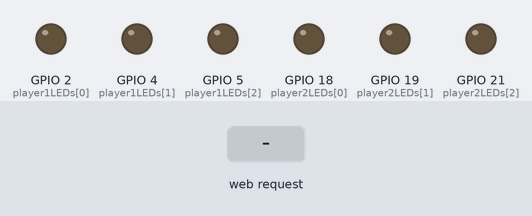
This sketch was run on a simulated ESP32. Parts: output pins drawn as LEDs (lit = HIGH). The test bench sets the inputs (shaded band). What the sketch prints to the serial monitor is not drawn.

Above: at 1.2 s.
1.3 s: HTTP request GET /p1led0 received
At 1.8 s:
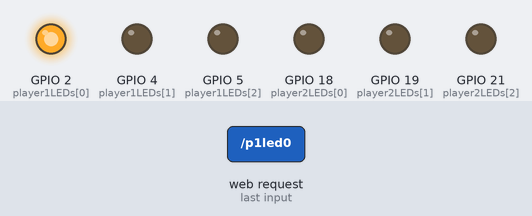
2.8 s: HTTP request GET /p1led1 received
At 4.0 s:
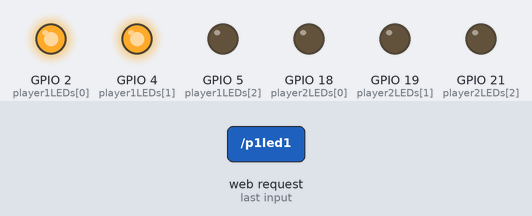
4.3 s: HTTP request GET /p1led2 received
At 5.3 s:
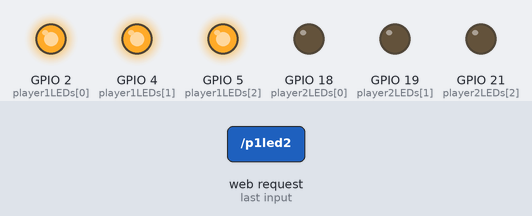
5.8 s: HTTP request GET /p2led0 received
At 6.4 s:
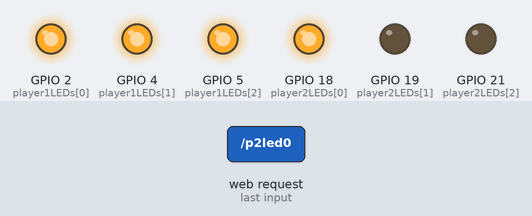
7.3 s: HTTP request GET /p2led1 received
At 7.6 s:
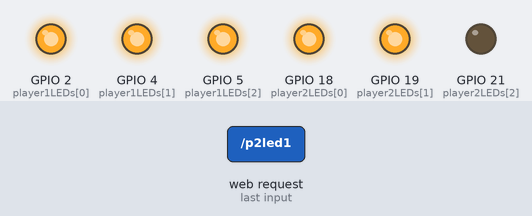
8.8 s: HTTP request GET /p2led2 received
At 9.9 s:
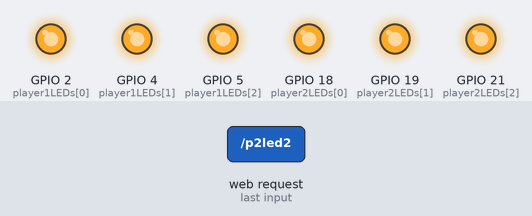
Timing chart, 0 to 11.3 s (numbered marks = the images above; inputs shaded):
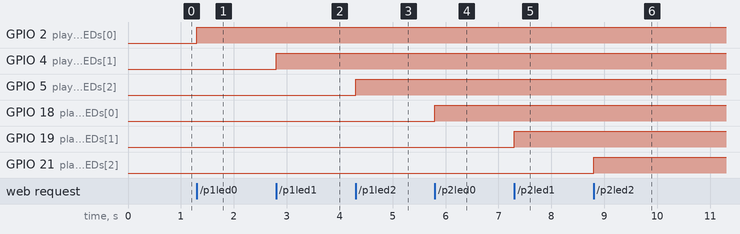

Measured:
- after the input at 1.3 s, GPIO 2 (player1LEDs[0]): LOW → HIGH at once
- after the input at 2.8 s, GPIO 4 (player1LEDs[1]): LOW → HIGH at once
- after the input at 4.3 s, GPIO 5 (player1LEDs[2]): LOW → HIGH at once
- after the input at 5.8 s, GPIO 18 (player2LEDs[0]): LOW → HIGH at once
- after the input at 7.3 s, GPIO 19 (player2LEDs[1]): LOW → HIGH at once
- after the input at 8.8 s, GPIO 21 (player2LEDs[2]): LOW → HIGH at once

The sketch:

led_reaction_game.ino
```cpp
#include <WiFi.h>
#include <WebServer.h>

// Replace with your network credentials
const char* ssid = "ESP32_Game";
const char* password = "12345678";

WebServer server(80);

// LED pins
const int player1LEDs[3] = {2, 4, 5};
const int player2LEDs[3] = {18, 19, 21};

// Scores
int player1Score = 0;
int player2Score = 0;

void handleRoot() {
  String html = "<!DOCTYPE html><html><head><title>2 Player LED Game</title>";
  html += "<style>body{text-align:center;font-family:Arial;}button{padding:15px;margin:10px;font-size:18px;}</style></head><body>";
  html += "<h1>2 Player LED Game</h1>";

  // Player 1 controls
  html += "<h2>Player 1</h2>";
  for (int i = 0; i < 3; i++) {
    html += "<button onclick=\"location.href='/p1led" + String(i) + "'\">LED " + String(i+1) + "</button>";
  }
  html += "<p>Score: " + String(player1Score) + "</p>";

  // Player 2 controls
  html += "<h2>Player 2</h2>";
  for (int i = 0; i < 3; i++) {
    html += "<button onclick=\"location.href='/p2led" + String(i) + "'\">LED " + String(i+1) + "</button>";
  }
  html += "<p>Score: " + String(player2Score) + "</p>";

  // Reset button
  html += "<h2>Game Controls</h2>";
  html += "<button style='background:red;color:white' onclick=\"location.href='/reset'\">Reset</button>";

  html += "</body></html>";
  server.send(200, "text/html", html);
}

void handleP1Led(int ledIndex) {
  digitalWrite(player1LEDs[ledIndex], !digitalRead(player1LEDs[ledIndex]));
  player1Score++;
  handleRoot();
}

void handleP2Led(int ledIndex) {
  digitalWrite(player2LEDs[ledIndex], !digitalRead(player2LEDs[ledIndex]));
  player2Score++;
  handleRoot();
}

void handleReset() {
  player1Score = 0;
  player2Score = 0;

  // Turn off all LEDs
  for (int i = 0; i < 3; i++) {
    digitalWrite(player1LEDs[i], LOW);
    digitalWrite(player2LEDs[i], LOW);
  }

  handleRoot();
}

void setup() {
  Serial.begin(115200);

  // Set LED pins as output
  for (int i = 0; i < 3; i++) {
    pinMode(player1LEDs[i], OUTPUT);
    pinMode(player2LEDs[i], OUTPUT);
  }

  WiFi.softAP(ssid, password);
  Serial.println("WiFi Access Point started");
  Serial.print("IP address: ");
  Serial.println(WiFi.softAPIP());

  // Routes
  server.on("/", handleRoot);

  server.on("/p1led0", []() { handleP1Led(0); });
  server.on("/p1led1", []() { handleP1Led(1); });
  server.on("/p1led2", []() { handleP1Led(2); });

  server.on("/p2led0", []() { handleP2Led(0); });
  server.on("/p2led1", []() { handleP2Led(1); });
  server.on("/p2led2", []() { handleP2Led(2); });

  server.on("/reset", handleReset);

  server.begin();
  Serial.println("HTTP server started");
}

void loop() {
  server.handleClient();
}
```
